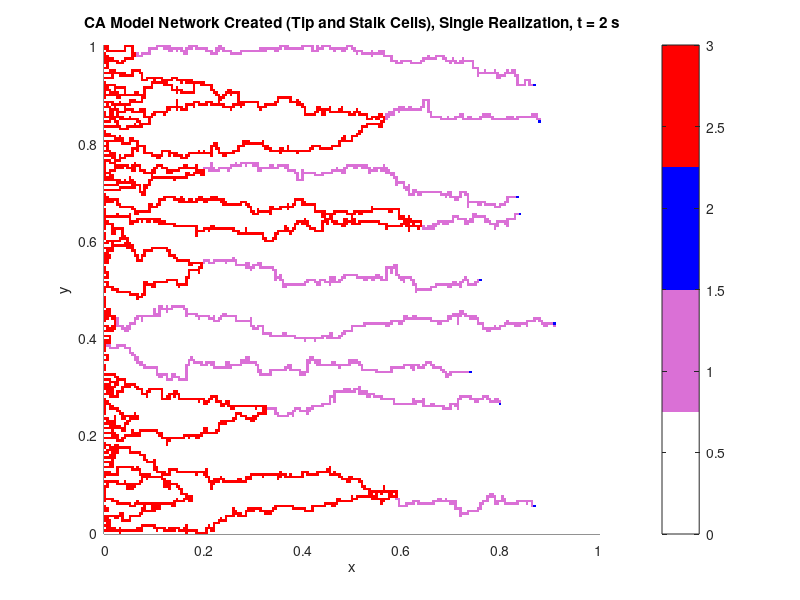

Source code (MATLAB): (Note: this script raises an error after producing the figure.)
function [TC_ColumnAverages, EC_ColumnAverages, TC_ColumnAverage, EC_ColumnAverage, NumberSelfLoops, AverageSelfLoops, NumberTipTipAnastomoses, NumberTipSproutAnastomoses, NumberofTipCellsTime, NumberofBranchEvents, SproutLengths, AverageSproutLength, StDevSproutLength, AverageBranchLength, StDevBranchLength, NumberBacktrackingLoops, BranchLengths, SelfLoopsNoBacktracking, NumberofLargeSelfLoops, Networks, PerfusedNetworks, Perfused_ColumnAverages, Perfused_ColumnAverage, Average2DTipCellNetwork, Average2DStalkCellNetwork, SurvivingSprouts_LateralMovement, SurvivingSprouts_LengthofSprout, SurvivingSprouts_RatioofLateralMovement, SproutsAliveYesNo, ReachedTumorYesNo, TC_Solution, EC_Solution, SummaryStatistics, Parameters, Time] = ABM_2D_Model
% Computes multiple realizations of the ABM originally described in Pillay
% et al. (2017)
%--------------------------------------------------------------------------
%% Name Solution Files
filename = '';
%% Pre allocate solutions, parameters
%------------ Parameters-------------------------------------
Parameters.N = 200 + 1; % Lattice side size, indexed from i,j = 1 to R+1
Parameters.h = 1/(Parameters.N-1); % Cell/Lattice Grid Point Size
Parameters.Q = 2*Parameters.N+50; % Number of cells to track for each branch/sprout
Parameters.P_m = 1; % Probability of Movement
Parameters.P_p = 1e-3; % Branching Probability
Parameters.dt = 1/160; % Time Step
Parameters.k = 100;
Parameters.Tf = 2; % Final Time

Parameters.a_n = true; % Tip-to-Tip Anastomosis (Binary)
Parameters.a_e = true; % Tip-to-Sprout Anastomosis (Binary)
Parameters.EC_Branching_YesNo = false; % Will you add on EC after branching or not (Binary)

% Original TAF Concentration Matrix (c(x,y,t) = x)
c = repmat(linspace(0, 1, Parameters.N), Parameters.N, 1); % TAF Concentration Matrix

% TAF Field Linear in X and Y (c(x,y,t) = 0.5*(x + y))
% c = 0.5*(linspace(0,1,Parameters.N)' + linspace(0,1,Parameters.N));

Parameters.M = 2; % Number of Realizations
% Add on number of realizations to filename:
filename = [filename,'_',num2str(Parameters.M),'Realizations'];

Time = (0:Parameters.dt:Parameters.Tf)';
Lt = length(Time);

TC_ColumnAverages = zeros(Parameters.N, Lt, Parameters.M);
EC_ColumnAverages = zeros(Parameters.N, Lt, Parameters.M);
Perfused_ColumnAverages = zeros(Parameters.N, Lt, Parameters.M);
NumberSelfLoops = zeros(Lt,Parameters.M, 'uint16');
NumberTipTipAnastomoses = NumberSelfLoops;
NumberTipSproutAnastomoses = NumberSelfLoops;
NumberofTipCellsTime = zeros(Lt, Parameters.M, 'uint16');
NumberofBranchEvents = NumberSelfLoops;
NumberBacktrackingLoops = NumberSelfLoops;

SproutLengths = zeros(Parameters.Q, Lt, Parameters.M, 'uint16');
BranchLengths = SproutLengths;
NumberofLargeSelfLoops = zeros(Parameters.M,1, 'uint16');

SurvivingSprouts_LateralMovement = [];
SurvivingSprouts_LengthofSprout = [];
SurvivingSprouts_RatioofLateralMovement = [];

SproutsAliveYesNo = zeros(Parameters.M,1,'logical');
ReachedTumorYesNo = zeros(Parameters.M,1,'logical');
Average2DTipCellNetwork = zeros(Parameters.N,Parameters.N,Lt);
Average2DStalkCellNetwork = zeros(Parameters.N,Parameters.N,Lt);
%--------------------------------------------------------------------------
for R = 1:Parameters.M
    fprintf(['Solving for Realization ',num2str(R),'\n'])
    [~, ~, TC_ColumnAverages(:,:,R), EC_ColumnAverages(:,:,R), Networks, NumberSelfLoops(:,R), NumberTipTipAnastomoses(:,R), NumberTipSproutAnastomoses(:,R), NumberofTipCellsTime(:,R), NumberofBranchEvents(:,R), SproutLengths(:,:,R), NumberBacktrackingLoops(:,R), BranchLengths(:,:,R), NumberofLargeSelfLoops(R), PerfusedNetworks, Perfused_ColumnAverages(:,:,R), ~, TC_Solution, EC_Solution, ~, ~, ~, SproutsAliveYesNo(R), ReachedTumorYesNo(R)] = Pillay_2017_CA;
    Average2DTipCellNetwork = Average2DTipCellNetwork + double(TC_Solution);
    Average2DStalkCellNetwork = Average2DStalkCellNetwork + double(EC_Solution);
end % for R
%% Take averages
% Gives column x Time matrices of size (N x Lt)
Average2DTipCellNetwork = 1/Parameters.M*Average2DTipCellNetwork;
Average2DStalkCellNetwork = 1/Parameters.M*Average2DStalkCellNetwork;
TC_ColumnAverage = mean(TC_ColumnAverages,3);
EC_ColumnAverage = mean(EC_ColumnAverages,3);
Perfused_ColumnAverage = mean(Perfused_ColumnAverages,3);
% These give Lt x 1 matrices, but the final entry is empty (because you're
% counting the number of stuff that happens WITHIN a time step, not AFTER
% it
TotalLoopsFormedNoSelfLoops = double(sum(NumberTipTipAnastomoses + NumberTipSproutAnastomoses, 1));
AverageSelfLoops = mean(double(NumberSelfLoops),2);

AverageSproutLength = mean(double(SproutLengths), 3);
StDevSproutLength = std(double(SproutLengths),0,3);
AverageBranchLength = mean(double(BranchLengths), 3);
StDevBranchLength = std(double(BranchLengths),0,3);

%% Plotting
figure;
imagesc('xdata', 0:Parameters.h:Parameters.h*(Parameters.N-1), 'ydata', 0:Parameters.h:Parameters.h*(Parameters.N-1), 'cdata', (Networks(:,:,end)>0) + 2*(PerfusedNetworks(:,:,end)>0) + logical(TC_Solution(:,:,end)));
axis tight
colormap([1 1 1; 218/255, 112/255, 214/255; 0 0 1; 1 0 0]);
colorbar;
title(['CA Model Network Created (Tip and Stalk Cells), Single Realization, t = ',num2str(Parameters.Tf),' s'])
xlabel('x');
ylabel('y');
figurepalette('show');
saveas(gcf, [filename,'_1_ExampleNetworkwithOverlay@Tf'], 'fig');
saveas(gcf, [filename,'_1_ExampleNetworkwithOverlay@Tf'], 'png');

figure;
imagesc('xdata', 0:Parameters.h:Parameters.h*(Parameters.N-1), 'ydata', 0:Parameters.h:Parameters.h*(Parameters.N-1), 'cdata', Networks(:,:,end));
axis tight
colormap(jet);
colorbar;
title(['CA Model Network Created (Tip and Stalk Cells), Single Realization, t = ',num2str(Parameters.Tf),' s'])
xlabel('x');
ylabel('y');
figurepalette('show')
saveas(gcf, [filename,'_2_ExampleNetwork@Tf'], 'fig');
saveas(gcf, [filename,'_2_ExampleNetwork@Tf'], 'png');

figure;
imagesc('xdata', 0:Parameters.h:Parameters.h*(Parameters.N-1), 'ydata', 0:Parameters.h:Parameters.h*(Parameters.N-1), 'cdata', PerfusedNetworks(:,:,end));
map = [1 1 1; 1 0 0];
axis tight
colormap(map);
% colorbar;
title(['CA Model Perfused Network Created, Single Realization, t = ',num2str(Parameters.Tf),' s'])
xlabel('x');
ylabel('y');
figurepalette('show')
saveas(gcf, [filename,'_3_ExamplePerfusedNetwork@Tf'], 'fig');
saveas(gcf, [filename,'_3_ExamplePerfusedNetwork@Tf'], 'png');

figure;
imagesc('xdata', 0:Parameters.h:Parameters.h*(Parameters.N-1), 'ydata', 0:Parameters.h:Parameters.h*(Parameters.N-1), 'cdata', Average2DTipCellNetwork(:,:,end));
colormap(jet);
axis tight
colorbar;
title(['Average 2D Tip Cell Network Created by CA Model over ',num2str(Parameters.M),' realizations, t = ',num2str(Parameters.Tf),' s']);
xlabel('x');
ylabel('y');
figurepalette('show')
saveas(gcf, [filename,'_4_Average2DTCSolution@Tf'], 'fig');
saveas(gcf, [filename,'_4_Average2DTCSolution@Tf'], 'png');

figure;
imagesc('xdata', 0:Parameters.h:Parameters.h*(Parameters.N-1), 'ydata', 0:Parameters.h:Parameters.h*(Parameters.N-1), 'cdata', Average2DStalkCellNetwork(:,:,end));
colormap(jet);
axis tight
colorbar;
title(['Average 2D Stalk Cell Network Created by CA Model over ',num2str(Parameters.M),' realizations, t = ',num2str(Parameters.Tf),' s']);
xlabel('x');
ylabel('y');
figurepalette('show')
saveas(gcf, [filename,'_5_Average2DECSolution@Tf'], 'fig');
saveas(gcf, [filename,'_5_Average2DECSolution@Tf'], 'png');

figure;
plot(0:Parameters.h:Parameters.h*(Parameters.N-1), TC_ColumnAverage(:,32:32:end));
title(['CA Model Tip Cell Column Average over ',num2str(Parameters.M),' Realizations in increments of 0.5 seconds']);
xlabel('x');
ylabel('N(x,t)');
figurepalette('show')
saveas(gcf, [filename,'_6_TC_ColumnAverage'], 'fig');
saveas(gcf, [filename,'_6_TC_ColumnAverage'], 'png');

figure;
plot(0:Parameters.h:Parameters.h*(Parameters.N-1), EC_ColumnAverage(:,32:32:end));
title(['CA Model Stalk Cell Column Average over ',num2str(Parameters.M),' Realizations in increments of 0.2 seconds']);
xlabel('x');
ylabel('E(x,t)');
figurepalette('show')
saveas(gcf, [filename,'_7_EC_ColumnAverage'], 'fig');
saveas(gcf, [filename,'_7_EC_ColumnAverage'], 'png');

figure;
plot(0:Parameters.h:Parameters.h*(Parameters.N-1), Perfused_ColumnAverage(:, 32:32:end));
title(['CA Model Perfused Cell Column Average over ',num2str(Parameters.M),' Realizations in increments of 0.2 seconds']);
xlabel('x');
ylabel('Average Number of Cells');
figurepalette('show');
saveas(gcf, [filename,'_8_PerfusedCells_ColumnAverage'], 'fig');
saveas(gcf, [filename,'_8_PerfusedCells_ColumnAverage'], 'png');

figure;
plot(Time, mean(NumberofTipCellsTime,2))
title(['Number of Tip Cells per Time, Average over ',num2str(Parameters.M),' Realizations'])
xlabel('t')
ylabel('N_{TC}')
figurepalette('show')
saveas(gcf, [filename,'_9_NumberTipCellsVsTime'], 'fig');
saveas(gcf, [filename,'_9_NumberTipCellsVsTime'], 'png');

figure;
plot(Time, mean(NumberSelfLoops,2))
title(['Number of Self Loops that would have formed per Time, Average over ',num2str(Parameters.M),' Realizations'])
xlabel('t')
ylabel('N_{self loops}')
figurepalette('show')
saveas(gcf, [filename,'_10_NumberSelfLoopsVsTime'], 'fig');
saveas(gcf, [filename,'_10_NumberSelfLoopsVsTime'], 'png');

figure;
bar(1:size(AverageSproutLength, 1), AverageSproutLength(:,end))
title(['Average Sprout Length (original + branches) over ',num2str(Parameters.M),' Realizations @ t = ',num2str(Parameters.Tf),'s']);
xlabel('Number of Cells in Sprout');
ylabel('Average Number of Sprouts')
figurepalette('show');
saveas(gcf, [filename,'_11_SproutLengthHistogram'], 'fig');
saveas(gcf, [filename,'_11_SproutLengthHistogram'], 'png');

figure;
bar(1:size(AverageBranchLength,1), AverageBranchLength(:,end))
title(['Average Length of Branches (not original sprout) over ',num2str(Parameters.M),' realizations @ t = ',num2str(Parameters.Tf),'s']);
xlabel('Number of Cells in Branch');
ylabel('Average Number of Branches');
figurepalette('show');
saveas(gcf, [filename,'_12_BranchLengthHistogram'], 'fig');
saveas(gcf, [filename,'_12_BranchLengthHistogram'], 'png');

figure;
histogram(sum(NumberofBranchEvents,1), 'BinMethod', 'integers');
title(['Histogram of Branching Events from ',num2str(Parameters.M),' Realizations'])
xlabel('Number of Branching Events')
ylabel('N_{realizations}')
figurepalette('show')
saveas(gcf, [filename,'_13_BranchEventHistogram'], 'fig');
saveas(gcf, [filename,'_13_BranchEventHistogram'], 'png');

%% Statistics 
fprintf(['The average total number of loops formed over ',num2str(Parameters.Tf),' seconds and ',num2str(Parameters.M),' realizations (no self-loops over 10 cells) is \n']);
fprintf([num2str(mean(TotalLoopsFormedNoSelfLoops)),'\n']);

fprintf('The standard deviation from this mean value is \n');
fprintf([num2str(std(TotalLoopsFormedNoSelfLoops)),'\n']);

fprintf(['The average number of self-loops that would have formed over ',num2str(Parameters.M),' realizations and ',num2str(Parameters.Tf),' seconds is \n']);
fprintf([num2str(mean(sum(NumberSelfLoops, 1))),'\n']);

fprintf('The standard deviation from this mean value is \n');
fprintf([num2str(std(sum(NumberSelfLoops, 1))),'\n']);

fprintf(['The average proportion of loops formed from tip-tip anastomosis events to total loops over ',num2str(Parameters.M),' realizations and ',num2str(Parameters.Tf),' seconds is \n']);
fprintf([num2str(mean(sum(NumberTipTipAnastomoses, 1)./TotalLoopsFormedNoSelfLoops)),'\n']);

fprintf('The standard deviation from this mean value is \n');
fprintf([num2str(std(sum(NumberTipTipAnastomoses, 1)./TotalLoopsFormedNoSelfLoops)),'\n']);

fprintf(['The average proportion of loops formed from tip-sprout anastomosis events to total loops over ',num2str(Parameters.M),' realizations and ',num2str(Parameters.Tf),' seconds is \n']);
fprintf([num2str(mean(sum(NumberTipSproutAnastomoses, 1)./TotalLoopsFormedNoSelfLoops)),'\n']);

fprintf('The standard deviation from this mean value is \n');
fprintf([num2str(std(sum(NumberTipSproutAnastomoses, 1)./TotalLoopsFormedNoSelfLoops)),'\n']);

fprintf(['The average proportion of self-loops from backtracking to the number of self loops over ',num2str(Parameters.M),' realizations and ',num2str(Parameters.Tf),' seconds is \n']);
fprintf([num2str(mean(sum(NumberBacktrackingLoops, 1)./sum(NumberSelfLoops, 1))),'\n']);

fprintf('The standard deviation from this mean value is \n');
fprintf([num2str(std(sum(NumberBacktrackingLoops, 1)./sum(NumberSelfLoops, 1))),'\n']);

SelfLoopsNoBacktracking = NumberSelfLoops-NumberBacktrackingLoops;

fprintf(['The average total number of branches that formed over ',num2str(Parameters.Tf),' seconds and ',num2str(Parameters.M),' realizations is \n']);
fprintf([num2str(mean(sum(NumberofBranchEvents,1))),'\n']);

fprintf('The standard deviation from this mean value is \n');
fprintf([num2str(std(sum(NumberofBranchEvents,1))),'\n']);

fprintf(['The average number of self-loops that would have formed within ',num2str(Parameters.Tf),' seconds and ',num2str(Parameters.M),' realizations that are 11 cells long or more is \n']);
fprintf([num2str(mean(NumberofLargeSelfLoops)),'\n'])

fprintf('The standard deviation from this mean value is \n');
fprintf([num2str(std(double(NumberofLargeSelfLoops))),'\n'])

fprintf('The probability of having at least one sprout survive is \n');
fprintf([num2str(mean(SproutsAliveYesNo)),'\n'])

fprintf('The standard deviation from this mean value is \n');
fprintf([num2str(std(SproutsAliveYesNo)),'\n'])

fprintf(['The probability of reaching the tumor within ',num2str(Parameters.Tf),' s is \n']);
fprintf([num2str(mean(ReachedTumorYesNo)),'\n'])

fprintf('The standard deviation from this mean value is \n');
fprintf([num2str(std(ReachedTumorYesNo)),'\n'])

fprintf(['The average number of tip cells that have survived after ',num2str(Parameters.Tf),' s is \n']);
fprintf([num2str(mean(NumberofTipCellsTime(end,:))),'\n'])

fprintf('The standard deviation from this mean value is \n');
fprintf([num2str(std(double(NumberofTipCellsTime(end,:)))),'\n']);

% Also Output these statistics as a table for easier data collection:
stats_descriptions = {'Number of Total Loops'; ...
    'Proportion of Tip-Tip Anastomosis Events'; ...
    'Proportion of Tip-Sprout Anastomosis Events';...
    'Number of Branch Events';...
    'Number of Tip Cells at Final Time';...
    'Proportion of Realizations with Surviving Sprouts at Final Time';...
    'Proportion of Realizations that Reached the Tumor';...
    'Number of Successful Self Loops > 10 cells';...
    'Number of Failed Self Loops <= 10 cells (repeats possible)';...
    'Proportion of Failed Self Loops Resulting from Backtracking'
    };
Mean = [mean(TotalLoopsFormedNoSelfLoops); ...
    mean(sum(NumberTipTipAnastomoses, 1)./TotalLoopsFormedNoSelfLoops);...
    mean(sum(NumberTipSproutAnastomoses, 1)./TotalLoopsFormedNoSelfLoops);...
    mean(sum(NumberofBranchEvents,1));...
    mean(NumberofTipCellsTime(end,:));...
    mean(SproutsAliveYesNo);...
    mean(ReachedTumorYesNo);...
    mean(NumberofLargeSelfLoops);...
    mean(sum(NumberSelfLoops, 1));...
    mean(sum(NumberBacktrackingLoops, 1)./sum(NumberSelfLoops, 1))
    ];
Standard_Deviation = [std(TotalLoopsFormedNoSelfLoops);...
    std(sum(NumberTipTipAnastomoses, 1)./TotalLoopsFormedNoSelfLoops);...
    std(sum(NumberTipSproutAnastomoses, 1)./TotalLoopsFormedNoSelfLoops);...
    std(sum(NumberofBranchEvents,1));...
    std(double(NumberofTipCellsTime(end,:)));...
    std(SproutsAliveYesNo);...
    std(ReachedTumorYesNo);...
    std(double(NumberofLargeSelfLoops));...
    std(sum(NumberSelfLoops, 1));...
    std(sum(NumberBacktrackingLoops, 1)./sum(NumberSelfLoops, 1))
    ];
SummaryStatistics = table(Mean, ...
    Standard_Deviation, 'RowNames', stats_descriptions);
%% Write CSV Files for use in 2D PDE Model
i = find(Time==0.2);
X = reshape(repmat(linspace(0,1,Parameters.N),Parameters.N,1),Parameters.N^2,1);
Y = repmat(linspace(0,1,Parameters.N)', Parameters.N, 1);
csvwrite([filename,'_Average2DStalkCellNetwork.csv'], [X, Y, reshape(Average2DStalkCellNetwork(:,:,i), Parameters.N^2, 1)]);
csvwrite([filename,'_Average2DTipCellNetwork.csv'], [X, Y, reshape(Average2DTipCellNetwork(:,:,i), Parameters.N^2, 1)]);

csvwrite([filename, '_1DTipCellNetworkIC.csv'], [linspace(0,1,Parameters.N)', TC_ColumnAverage(:,i)]);
csvwrite([filename, '_1DStalkCellNetworkIC.csv'], [linspace(0,1,Parameters.N)', EC_ColumnAverage(:,i)]);

%% Write Video Files using the Data You've Collected
PillayCA_WriteVideos(filename, Networks, PerfusedNetworks, BranchLengths, SproutLengths, Time, Average2DStalkCellNetwork, Average2DTipCellNetwork, TC_Solution);

%% Save Workspace for Future Reference
save([filename,'.mat']);
%--------------------------------------------------------------------------
%% Subfunctions
function [Time, Sprouts, TC_ColumnAverage, EC_ColumnAverage, Network, NumberofSelfLoops, NumberTipTipAnastomoses, NumberTipSproutAnastomoses, NumberofTipCells, NumberofBranchEvents, SproutLengths, NumberofBackTrackingLoops, BranchLengths, NumberofLargeSelfLoops, PerfusedNetwork, Perfused_ColumnAverage, TC_Matrix, TC_Solution, EC_Solution, LateralMovement, LengthofSprout, RatioofLateralMovement, SurvivingSproutsYesNo, ReachedTumorYesNo] = Pillay_2017_CA
% 2D CA Model from Pillay et al.
% Output:     Time, a T x 1 vector containing the time points of the
%               simulation
%             Network, X x Y x T array of cell positions at every unit of
%               time 
%             TC_Matrix, a matrix containing (row,col) location of all tip
%               cells
%             NumberofTipCells, a T x 1 vector containing the number
%               of tip cells at a time point
% Steady State Linear TAF Concentration: c(x,y,t) = x
%--------------------------------------------------------------------------
%----------- Solution/Storage Matrices ----------------------
Time = (0:Parameters.dt:Parameters.Tf)'; % Vector of times
Lt = length(Time);

% Initial Condition
TC_Matrix = uint16([(2:2:Parameters.N)', ones(length(2:2:Parameters.N),1)]);
Network = zeros(Parameters.N, Parameters.N, Lt, 'uint8'); % 3D array that stores cell occupancy at all time points (TC = EC = 1)
Network(sub2ind([Parameters.N,Parameters.N,Lt], TC_Matrix(:,1), TC_Matrix(:,2))) = 1; % Initial Condition

TC_Solution = uint8(Network);
EC_Solution = zeros(Parameters.N, Parameters.N, Lt, 'uint8');

NumberofSelfLoops = zeros(Lt, 1, 'uint16'); % Track the total number of self tip-sprout loops that would have been formed at every time step
NumberTipTipAnastomoses = NumberofSelfLoops; % Tracks the total number of tip-tip loop formation at every time step
NumberTipSproutAnastomoses = NumberofSelfLoops; % Tracks successful tip-sprout loop formation at every time step
NumberofBackTrackingLoops = NumberofSelfLoops; % Tracks the number of self loops formed by backtracking
NumberofLargeSelfLoops = 0; % Tracks the number of self loops that are 11 cells long or more
%% 5/24/19: Commented out Sprouts to put in the History matrix instead (code is the same, just different names and matrix sizes)
% Create a matrix containing the (x,y) location of TC Paths for every
% live tip cell
Sprouts = zeros(1000, 2, size(TC_Matrix, 1), 'uint16'); 
% Assumes here that no more than 1000 ECs will be created in the loop and
% that branching events create no more than 50 extra tips

% Create a matrix containing the (row, col) location of the last 10 (or last single) TC
% locations
Path_History = zeros(10, 2, size(TC_Matrix,1),'uint16');

% Create a vector that tracks how many branching points occur vs time
NumberofBranchEvents = NumberofSelfLoops;
BranchLengths = zeros(Parameters.Q,Lt, 'uint16');
Branch_EC_Counter = zeros(0,0,'uint16');
BranchIndices = zeros(0,0,'uint16');



% Note: any cell > 0, Empty Site == 0.
EC_Counter = zeros(size(TC_Matrix,1),1, 'uint16'); % Will keep count of how long the sprout is
NumberofTipCells = zeros(Lt, 1, 'uint16'); % Keeps Track of Number of active tip cells
NumberofTipCells(1) = size(TC_Matrix,1);
index_store = zeros(0,0,'uint16');

SproutLengths = zeros(Parameters.Q, Lt, 'uint16'); % Stores both the original vessels AND branches
SproutLengths(1) = size(TC_Matrix,1);

PerfusedNetwork = zeros(Parameters.N,Parameters.N,Lt, 'logical');
PerfusedNetworkSubs = zeros(0,0,'uint16');

t = 1;
while t<Lt
    % Drop Stalk Cells where TCs used to be
    Network(:,:,t+1) = Network(:,:,t);
    PerfusedNetwork(:,:,t+1) = PerfusedNetwork(:,:,t);
    EC_Solution(:,:,t+1) = EC_Solution(:,:,t) + EC_Solution(:,:,t+1);
    TC_Solution(:,:,t+1) = TC_Solution(:,:,t);
    
    % Included as of 6/4/19
    SproutLengths(:,t+1) = SproutLengths(:,t+1)+SproutLengths(:,t);
    BranchLengths(:,t+1) = BranchLengths(:,t+1)+BranchLengths(:,t);
    
    if size(TC_Matrix,1) ~=0 % As long as you have tip cells,      
    % Choose R TCs at Random with Replacement
    R1 = randi(size(TC_Matrix,1),size(TC_Matrix,1),1);
    for ii = 1:length(R1)
        %% Step 1: Movement/Anastomosis
        % Draw a uniformly distributed random number
        r = rand;
        if r <= Parameters.P_m && ~isnan(R1(ii)) && any(TC_Matrix(R1(ii),1))
            % Record all sprouts
            % Add on another EC to the length of the sprout
            EC_Counter(R1(ii)) = EC_Counter(R1(ii)) + 1; % Storage index for the particular sprout you are at
            % Add on another EC to the length of the branch, if sprout
            % originated from a branching event
            Branch_EC_Counter(BranchIndices==R1(ii)) = Branch_EC_Counter(BranchIndices==R1(ii))+1;
            Sprouts(EC_Counter(R1(ii)), :, R1(ii)) = TC_Matrix(R1(ii),:);
            % 5/24/19: Added the following 2 lines for Path_History array
            % (store the last 10 paths, first row is newest, last row is
            % oldest)
            Path_History(2:end, :, R1(ii)) = Path_History(1:end-1, :, R1(ii));
            Path_History(1, :, R1(ii)) = TC_Matrix(R1(ii),:);
            % Delete the TC from the network, add it to the stalk cell network
            EC_Solution(sub2ind([Parameters.N,Parameters.N,Lt], TC_Matrix(R1(ii),1), TC_Matrix(R1(ii),2), t+1)) = EC_Solution(sub2ind([Parameters.N,Parameters.N,Lt], TC_Matrix(R1(ii),1), TC_Matrix(R1(ii),2), t+1))+1;
            TC_Solution(sub2ind([Parameters.N,Parameters.N,Lt], TC_Matrix(R1(ii),1), TC_Matrix(R1(ii),2), t+1)) = TC_Solution(sub2ind([Parameters.N,Parameters.N,Lt], TC_Matrix(R1(ii),1), TC_Matrix(R1(ii),2), t+1))-1;
            %% Movement
            % Draw a random number S in [0,1]
            S = rand;
            % Determine g_x, g_y for Probabilities
            if TC_Matrix(R1(ii), 2) ~= 1 && TC_Matrix(R1(ii),2)~= Parameters.N && TC_Matrix(R1(ii),1)~=1 && TC_Matrix(R1(ii),1)~=Parameters.N
            g_x = Parameters.k*(c(sub2ind(size(c), TC_Matrix(R1(ii),1), TC_Matrix(R1(ii),2)+1))-c(sub2ind(size(c), TC_Matrix(R1(ii),1), TC_Matrix(R1(ii),2)-1)));
            g_y = Parameters.k*(c(sub2ind(size(c), TC_Matrix(R1(ii),1)+1, TC_Matrix(R1(ii),2)))-c(sub2ind(size(c), TC_Matrix(R1(ii),1)-1, TC_Matrix(R1(ii),2))));
            else
                if TC_Matrix(R1(ii), 2) == 1
                    g_x = Parameters.k*(c(sub2ind(size(c), TC_Matrix(R1(ii),1), TC_Matrix(R1(ii),2)+2))-c(sub2ind(size(c), TC_Matrix(R1(ii),1), TC_Matrix(R1(ii),2))));
                elseif TC_Matrix(R1(ii),2)== Parameters.N
                    g_x = Parameters.k*(c(sub2ind(size(c), TC_Matrix(R1(ii),1), TC_Matrix(R1(ii),2)))-c(sub2ind(size(c), TC_Matrix(R1(ii),1), TC_Matrix(R1(ii),2)-2)));
                elseif TC_Matrix(R1(ii), 2) ~= 1 && TC_Matrix(R1(ii), 2) ~= Parameters.N
                    g_x = Parameters.k*(c(sub2ind(size(c), TC_Matrix(R1(ii),1), TC_Matrix(R1(ii),2)+1))-c(sub2ind(size(c), TC_Matrix(R1(ii),1), TC_Matrix(R1(ii),2)-1)));
                end
                if TC_Matrix(R1(ii),1)==1
                    g_y = Parameters.k*(c(sub2ind(size(c), TC_Matrix(R1(ii),1)+2, TC_Matrix(R1(ii),2)))-c(sub2ind(size(c), TC_Matrix(R1(ii),1), TC_Matrix(R1(ii),2))));
                elseif TC_Matrix(R1(ii),1)==Parameters.N
                    g_y = Parameters.k*(c(sub2ind(size(c), TC_Matrix(R1(ii),1), TC_Matrix(R1(ii),2)))-c(sub2ind(size(c), TC_Matrix(R1(ii),1)-2, TC_Matrix(R1(ii),2))));
                elseif TC_Matrix(R1(ii),1)~=1 && TC_Matrix(R1(ii),1)~=Parameters.N
                    g_y = Parameters.k*(c(sub2ind(size(c), TC_Matrix(R1(ii),1)+1, TC_Matrix(R1(ii),2)))-c(sub2ind(size(c), TC_Matrix(R1(ii),1)-1, TC_Matrix(R1(ii),2))));
                end
            end % if TC_Matrix
            assert(abs(g_x)<=1+2e-15, 'g_x is greater than 1. Adjust k.');
            assert(abs(g_y)<=1+2e-15, 'g_y is greater than 1. Adjust k.');
            if S < (1-g_x)/4
                if TC_Matrix(R1(ii),2)~=1
                % Move Left if you're not at boundary
                TC_Matrix(R1(ii), 2) = TC_Matrix(R1(ii),2)-1;
                assert(TC_Matrix(R1(ii),2)>0, 'Out of range subscript.');
                end
            elseif S>=(1-g_x)/4 && S<0.5
                if TC_Matrix(R1(ii),2)~=Parameters.N
                % Move Right if you're not at boundary
                TC_Matrix(R1(ii), 2) = TC_Matrix(R1(ii),2)+1;
                assert(TC_Matrix(R1(ii),2)<(Parameters.N+1), 'Out of range subscript.');
                end
            elseif S>=0.5 && S<0.5 + (1-g_y)/4
                if TC_Matrix(R1(ii),1)~=1 
                % Move Down if you're not at boundary
                TC_Matrix(R1(ii),1) = TC_Matrix(R1(ii),1)-1;
                assert(TC_Matrix(R1(ii),1)>0, 'Out of range subscript.');
                end
            else
                if TC_Matrix(R1(ii),1)~=Parameters.N
                % Move Up if you're not at boundary
                TC_Matrix(R1(ii),1) = TC_Matrix(R1(ii),1)+1;
                assert(TC_Matrix(R1(ii),1)<(Parameters.N+1), 'Out of range subscript.');
                end
            end % if S
            
            %% Make sure you update the length of the sprout
            SproutLengths(EC_Counter(R1(ii)), t+1) = SproutLengths(EC_Counter(R1(ii)), t+1)-1;
            SproutLengths(EC_Counter(R1(ii))+1, t+1) = SproutLengths(EC_Counter(R1(ii))+1, t+1)+1;
            % Branch_EC_Counter has already been incremented to account
            % for additional EC, but must add 1 in second line so that
            % TC is also accounted for
            BranchLengths(Branch_EC_Counter(BranchIndices==R1(ii)), t+1) = BranchLengths(Branch_EC_Counter(BranchIndices==R1(ii)), t+1)-1;
            BranchLengths(Branch_EC_Counter(BranchIndices==R1(ii))+1, t+1) = BranchLengths(Branch_EC_Counter(BranchIndices==R1(ii))+1, t+1)+1;
            %% Anastomosis    
            % Tip-to-Tip Anastomosis
            % NB: Tip-Tip Anastomosis will take priority over all other
            % anastomosis events
            AnastomosisEventOccured = false;
            Z = ismember(TC_Matrix, TC_Matrix(R1(ii),:), 'rows');
            if Parameters.a_n && sum(Z)>1
                % Record successful tip-tip loop formation
                NumberTipTipAnastomoses(t+1) = NumberTipTipAnastomoses(t+1)+1;
                
                % Find all tip cells that are located at the location of
                % TC_Matrix (In practice the number of tip cells colliding
                % can be greater than 2, since branching can deposit a TC
                % onto a location already occupied by a TC). For
                % simplicity, we have chosen to delete all TCs in this
                % location.
                SproutsIndices = find(Z==1);
                % Remove the TCs (potentially more than 1) that you collide with from the network
                TC_Solution(sub2ind(size(TC_Solution), TC_Matrix(R1(ii),1), TC_Matrix(R1(ii),2), t+1)) = TC_Solution(sub2ind(size(TC_Solution), TC_Matrix(R1(ii),1), TC_Matrix(R1(ii),2), t+1))-(sum(Z)-1);
                % Create an EC here
                EC_Solution(sub2ind(size(TC_Solution), TC_Matrix(R1(ii),1), TC_Matrix(R1(ii),2), t+1)) = EC_Solution(sub2ind(size(TC_Solution), TC_Matrix(R1(ii),1), TC_Matrix(R1(ii),2), t+1))+1;
                Sprouts(EC_Counter(R1(ii))+1,:,R1(ii)) = TC_Matrix(R1(ii),:);
                % This preserves indexing of TC Matrix so that you actually
                % drop a perfused cell where the TCs collided
                EC_Counter(R1(ii)) = EC_Counter(R1(ii))+1;
                % Collect the (row, col) indices of the perfused
                % tip/endothelial cells
                % If the number of TCs colliding is
                % greater than 2, then the following line of code captures
                % all sprouts that collided:
                for iq = 1:length(SproutsIndices)
                    PerfusedNetworkSubs = [PerfusedNetworkSubs; Sprouts(1:EC_Counter(SproutsIndices(iq)),:,SproutsIndices(iq))];
                end % for iq                
                
                % If one/both of these vessels was formed from a branch,
                [C, index_deletion] = intersect(BranchIndices,SproutsIndices);
                if ~isempty(C)
                    % Delete BranchIndices
                    Branch_EC_Counter(index_deletion) = NaN;
                    BranchIndices(index_deletion) = NaN;
                end % if ~isempty(C)

                % Delete all TCs that collide
                TC_Matrix(Z,:) = NaN; % Delete all the TCs that are in the location
                EC_Counter(Z) = NaN; % Must stop all sprouts from growing further also
                index_store = [index_store; SproutsIndices]; % This stores which matrices in the 3D array Sprouts that we will have to remove (so that we correctly reindex at the end of a time step)
                Sprouts(end,1,Z) = NaN;

                Path_History(end,1,Z) = NaN;
                R1(R1 == ismember(R1, SproutsIndices)) = NaN; % Delete any further instances of these TCs moving
                AnastomosisEventOccured = true;
            % Tip-to-Sprout Anastomosis
            elseif Parameters.a_e && ~AnastomosisEventOccured && EC_Solution(sub2ind(size(EC_Solution), TC_Matrix(R1(ii),1), TC_Matrix(R1(ii),2), t+1)) && ~TC_Solution(sub2ind(size(TC_Solution), TC_Matrix(R1(ii),1), TC_Matrix(R1(ii),2), t+1))
                if ~ismember(TC_Matrix(R1(ii),:), Path_History(:,:,R1(ii)), 'rows')
                    % Record successful tip-sprout loop formation
                    NumberTipSproutAnastomoses(t+1) = NumberTipSproutAnastomoses(t+1) + 1;
                    
                    % Record successful self-loop formation that actually
                    % resulted in an anastomosis event (ie., if you're
                    % colliding more than 10 cells away from a TC)
                    if EC_Counter(R1(ii))>=11 && ~ismember(TC_Matrix(R1(ii),:), Sprouts(EC_Counter(R1(ii))-9:EC_Counter(R1(ii)), :, R1(ii)), 'rows')
                        NumberofLargeSelfLoops = NumberofLargeSelfLoops + 1;
                    end % if you successfully collide with your own sprout
                    
                    % Collect (row, col) data of Perfused Network
                        % Find which sprout you intersected with
                    if PerfusedNetwork(sub2ind(size(PerfusedNetwork), TC_Matrix(R1(ii),1), TC_Matrix(R1(ii),2), t+1)) ~= 1
                        PerfusedNetworkSubs = [PerfusedNetworkSubs; Sprouts(1:EC_Counter(R1(ii)),:,R1(ii)); TC_Matrix(R1(ii),:)];
                        CheckPageNumber = zeros(size(Sprouts,3),1);
                        for iv = 1:size(Sprouts,3)
                            CheckPageNumber(iv) = ismember(TC_Matrix(R1(ii),:), Sprouts(:,:,iv), 'rows');
                        end
                            CheckPageNumber(R1(ii)) = 0;
                            V = find(CheckPageNumber==1, 1);
                            if ~isempty(EC_Counter(V))
                                % The above line checks to make sure you
                                % are colliding with a sprout that has
                                % already anastomosized - everything should
                                % be perfused already, so you don't have to
                                % add any new subscripts to
                                % PerfusedNetworkSubs.
                                
                                % If you collided with a sprout that has
                                % NOT anastomosized yet, the following
                                % lines of code will find the active sprout
                                % you collided with
                                % Find the last occurence of the EC that
                                % you collided with
                                [~, EC_Index] = intersect(flipud(Sprouts(:,:,V)), TC_Matrix(R1(ii),:), 'rows');
                                EC_Index = size(Sprouts,1)+1-EC_Index;
                                % Perfusion is everywhere up to and
                                % including that EC cell
                                PerfusedNetworkSubs = [PerfusedNetworkSubs; Sprouts(1:EC_Index, :, V)];
                            end
                    else
                        PerfusedNetworkSubs = [PerfusedNetworkSubs; Sprouts(1:EC_Counter(R1(ii)),:,R1(ii))];
                    end % if you are colliding with an already perfused network

                    if ismember(R1(ii), BranchIndices)
                        Branch_EC_Counter(BranchIndices==R1(ii)) = NaN;
                        BranchIndices(BranchIndices==R1(ii)) = NaN;
                    end % if ismember
                    % Delete the TC that collides with an EC
                    TC_Matrix(R1(ii),:) = [NaN, NaN];
                    EC_Counter(R1(ii)) = NaN;   
                    index_store = [index_store; R1(ii)];
                    Sprouts(end,1,R1(ii)) = NaN;
                    % 5/24/19: Following line is new code for Path_History
                    % stuff
                    Path_History(end,1,R1(ii)) = NaN;
                    R1(R1 == R1(ii)) = NaN; % Delete any further instances of this TC moving
                else
                    %% If self-loop would be formed, act as if anastomosis didn't happen
                    NumberofSelfLoops(t+1) = NumberofSelfLoops(t+1)+1;
                    
                    % If self-loop occured by backtracking, record it
                    % 5/24/19: Following line is new code for Path_History
                    % stuff
                    if EC_Counter(R1(ii))~=1 && ismember(TC_Matrix(R1(ii),:),Path_History(2,:,R1(ii)),'rows')
                        NumberofBackTrackingLoops(t+1) = NumberofBackTrackingLoops(t+1)+1;
                    end % if EC_Counter(R1(...
                    
                    % Put back the TC to the network and the TC solution
                    % arrays
                    Network(sub2ind([Parameters.N,Parameters.N,Lt], TC_Matrix(R1(ii),1), TC_Matrix(R1(ii),2), t+1)) = Network(sub2ind([Parameters.N,Parameters.N,Lt], TC_Matrix(R1(ii),1), TC_Matrix(R1(ii),2), t+1))+1;
                    TC_Solution(sub2ind(size(TC_Solution), TC_Matrix(R1(ii),1), TC_Matrix(R1(ii),2), t+1)) = TC_Solution(sub2ind(size(TC_Solution), TC_Matrix(R1(ii),1), TC_Matrix(R1(ii),2), t+1)) + 1;
                end % if TC doesn't collide with its own sprout, annihilate
            else
            % Add in the new positions of Tip Cells if anastomosis doesn't
            % occur
            Network(sub2ind([Parameters.N,Parameters.N,Lt], TC_Matrix(R1(ii),1), TC_Matrix(R1(ii),2), t+1)) = Network(sub2ind([Parameters.N,Parameters.N,Lt], TC_Matrix(R1(ii),1), TC_Matrix(R1(ii),2), t+1))+1;
            TC_Solution(sub2ind(size(TC_Solution), TC_Matrix(R1(ii),1), TC_Matrix(R1(ii),2), t+1)) = TC_Solution(sub2ind(size(TC_Solution), TC_Matrix(R1(ii),1), TC_Matrix(R1(ii),2), t+1)) + 1;
            end % if Parameters.a_n
        end % if r
    end % for ii
    
    % These lines of code delete terminated sprouts from the 3D arrays, so
    % that when you delete all NaN variables in TC_Matrix and EC_Counter,
    % you don't accidentally change the indexing between arrays
    if any(~all(TC_Matrix))
        % Reset indices for Branches, for calculating lengths
        for vv = 1:length(BranchIndices)
            BranchIndices(vv) = BranchIndices(vv)-sum(index_store<BranchIndices(vv));
        end % for vv
        for qq = 1:length(index_store)
            if index_store(qq) ~=1 && index_store(qq) ~= size(TC_Matrix,1)
                Sprouts = cat(3, Sprouts(:,:,1:index_store(qq)-1), Sprouts(:,:,index_store(qq)+1:end));
                Path_History = cat(3, Path_History(:,:,1:index_store(qq)-1), Path_History(:,:,index_store(qq)+1:end));
                index_store(index_store>index_store(qq)) = index_store(index_store>index_store(qq))-1;
            elseif index_store(qq) == 1
                Sprouts = Sprouts(:,:,index_store(qq)+1:end);
                Path_History = Path_History(:,:,index_store(qq)+1:end);
                index_store(index_store>index_store(qq)) = index_store(index_store>index_store(qq))-1;
            else
                Sprouts = Sprouts(:,:,1:index_store(qq)-1);
                Path_History = Path_History(:,:,1:index_store(qq)-1);
            end % if index_store(qq)
        end % for qq
        index_store = zeros(0,0,'uint16'); % Reset index storage vector for next round
    end % if any(any(...

    % Delete all annihilated TCs after movement steps are done
    EC_Counter(TC_Matrix(:,1)==0) = [];
    TC_Matrix(TC_Matrix(:,1)==0,:) = []; 
    Branch_EC_Counter(BranchIndices==0) = []; % Freeze any branch lengths that had an anastomosis event
    BranchIndices(BranchIndices==0) = [];
    assert(size(TC_Matrix,1)==sum(sum(TC_Solution(:,:,t+1))), 'The number of tip cells in the network being visualized is not equal to those being tracked. You have lost count of some tip cells.');
    end % if size(TC_Matrix, 1) ~=0
    %% Step 2: Branching
    if size(TC_Matrix,1)~=0
    % Choose R tip cells at random with replacement
    R2 = randi(size(TC_Matrix,1), size(TC_Matrix,1), 1);
    for jj = 1:length(R2)
        % Chose a uniformly distributed random number
        if ~isnan(R2(jj))
        r = rand;
        % Calculate Branching Probability at the Tip Cell's location
        
        % Original Model: Branching is Dependent on TAF Concentration
        P_b = Parameters.P_p*c(sub2ind(size(c), TC_Matrix(R2(jj),1), TC_Matrix(R2(jj),2)));
        
        if r <= P_b
           %% Add on endothelial cell where you are, if you add EC after branching
           if Parameters.EC_Branching_YesNo
            Network(sub2ind([Parameters.N,Parameters.N,Lt], TC_Matrix(R2(jj),1), TC_Matrix(R2(jj),2), t+1)) = Network(sub2ind([Parameters.N,Parameters.N,Lt], TC_Matrix(R2(jj),1), TC_Matrix(R2(jj),2), t+1))+1;
            EC_Solution(sub2ind([Parameters.N,Parameters.N,Lt], TC_Matrix(R2(jj),1), TC_Matrix(R2(jj),2), t+1)) = EC_Solution(sub2ind([Parameters.N,Parameters.N,Lt], TC_Matrix(R2(jj),1), TC_Matrix(R2(jj),2), t+1))+1;
            SproutLengths(EC_Counter(R2(jj))+1,t+1) = SproutLengths(EC_Counter(R2(jj))+1,t+1)-1;
            SproutLengths(EC_Counter(R2(jj))+2,t+1) = SproutLengths(EC_Counter(R2(jj))+2,t+1)+1;
           end % if Parameters.EC_Branching_YesNo == 1
           
           %% Record position of Tip Cell
           Sprouts(EC_Counter(R2(jj))+1, :, R2(jj)) = TC_Matrix(R2(jj),:);
           
           %% Record a successful branching event
           NumberofBranchEvents(t+1) = NumberofBranchEvents(t+1) + 1;

           %% Delete tip Cell from Solution Arrays
           Network(sub2ind([Parameters.N,Parameters.N,Lt], TC_Matrix(R2(jj),1), TC_Matrix(R2(jj),2), t+1)) = Network(sub2ind([Parameters.N,Parameters.N,Lt], TC_Matrix(R2(jj),1), TC_Matrix(R2(jj),2), t+1))-1;
           TC_Solution(sub2ind([Parameters.N,Parameters.N,Lt], TC_Matrix(R2(jj),1), TC_Matrix(R2(jj),2), t+1)) = TC_Solution(sub2ind([Parameters.N,Parameters.N,Lt], TC_Matrix(R2(jj),1), TC_Matrix(R2(jj),2), t+1))-1;
           %% First Tip Cell branching
           if TC_Matrix(R2(jj),1) ~= 1
            % Branch in y-direction only
            TC_Matrix(R2(jj), 1) = TC_Matrix(R2(jj), 1) - 1;
            assert(TC_Matrix(R2(jj),1)>0, 'Out of range subscript.');
             % Adjust Solution Matrix
            Network(sub2ind([Parameters.N,Parameters.N,Lt], TC_Matrix(R2(jj),1), TC_Matrix(R2(jj),2), t+1)) = Network(sub2ind([Parameters.N,Parameters.N,Lt], TC_Matrix(R2(jj),1), TC_Matrix(R2(jj),2), t+1)) + 1;
            TC_Solution(sub2ind([Parameters.N,Parameters.N,Lt], TC_Matrix(R2(jj),1), TC_Matrix(R2(jj),2), t+1)) = TC_Solution(sub2ind([Parameters.N,Parameters.N,Lt], TC_Matrix(R2(jj),1), TC_Matrix(R2(jj),2), t+1)) + 1;
           else
                % No flux is reflecting - stay where you are
                % Adjust Solution Matrix
           Network(sub2ind([Parameters.N,Parameters.N,Lt], TC_Matrix(R2(jj),1), TC_Matrix(R2(jj),2), t+1)) = Network(sub2ind([Parameters.N,Parameters.N,Lt], TC_Matrix(R2(jj),1), TC_Matrix(R2(jj),2), t+1)) + 1;
           TC_Solution(sub2ind([Parameters.N,Parameters.N,Lt], TC_Matrix(R2(jj),1), TC_Matrix(R2(jj),2), t+1)) = TC_Solution(sub2ind([Parameters.N,Parameters.N,Lt], TC_Matrix(R2(jj),1), TC_Matrix(R2(jj),2), t+1)) + 1;
           end

           %% New Tip Cell branching/creation
           if TC_Matrix(R2(jj),1)+2<=Parameters.N
               % Branch in y-direction only, top endothelial cell
               TC_Matrix = [TC_Matrix; [TC_Matrix(R2(jj),1) + 2, TC_Matrix(R2(jj),2)]];
               assert(TC_Matrix(R2(jj),1)<(Parameters.N+1), 'Out of range subscript.');
           else
               % Reflecting BC - Stay where you are
               TC_Matrix = [TC_Matrix; [TC_Matrix(R2(jj),1) + 1, TC_Matrix(R2(jj),2)]];
           end
           % Adjust Solution Matrix
           Network(sub2ind([Parameters.N,Parameters.N,Lt], TC_Matrix(end,1), TC_Matrix(end,2), t+1)) = Network(sub2ind([Parameters.N,Parameters.N,Lt], TC_Matrix(end,1), TC_Matrix(end,2), t+1))+1;
           TC_Solution(sub2ind([Parameters.N,Parameters.N,Lt], TC_Matrix(end,1), TC_Matrix(end,2), t+1)) = TC_Solution(sub2ind([Parameters.N,Parameters.N,Lt], TC_Matrix(end,1), TC_Matrix(end,2), t+1))+1;

           % Define a new sprout as beginning where the TC cell is, while
           % keeping the complete history of the parent sprout                     
           Sprouts = cat(3, Sprouts, Sprouts(:,:,R2(jj)));
           Path_History = cat(3, Path_History, Path_History(:,:,R2(jj)));
           
           % Include if you add EC after branching
           if Parameters.EC_Branching_YesNo
              Path_History(3:end, :, R2(jj)) = Path_History(1:end-2, :, R2(jj));
              Path_History(2, :, R2(jj)) = Sprouts(EC_Counter(R2(jj))+1, :, R2(jj));
              Path_History(3:end, :, end) = Path_History(3:end, :, R2(jj));
              Path_History(2, :, end) = Path_History(2, :, R2(jj));
              EC_Counter(R2(jj)) = EC_Counter(R2(jj))+1;
           end % if you add EC after Branching
           
           Path_History(1, :, R2(jj)) = TC_Matrix(R2(jj), :);
           Path_History(1, :, end) = TC_Matrix(end, :);
           
           % Add on new Sprout to the EC_Counter
           EC_Counter = [EC_Counter; EC_Counter(R2(jj))];
           % Adjust BranchLengths and SproutLenghts to include new branches
           BranchLengths(1, t+1) = BranchLengths(1, t+1) + 2;           
           SproutLengths(EC_Counter(R2(jj))+1, t+1) = SproutLengths(EC_Counter(R2(jj))+1, t+1)+1;

           % Store the branch indices, so that you can record their length
           % later
           if ~ismember(R2(jj), BranchIndices)
             BranchIndices = [BranchIndices; R2(jj); size(Sprouts,3)];
             Branch_EC_Counter = [Branch_EC_Counter; 0; 0];
           else
             BranchIndices = [BranchIndices; size(Sprouts,3)];
             Branch_EC_Counter(BranchIndices==R2(jj)) = 0;
             Branch_EC_Counter = [Branch_EC_Counter; 0];
           end % if ~ismember
        R2(R2==R2(jj)) = NaN; % Delete another instance of branching from this tip cell
        assert(size(TC_Matrix,1)==sum(sum(TC_Solution(:,:,t+1))), 'The number of tip cells in the network being visualized is not equal to those being tracked. You have lost count of some tip cells.');
        end % if R < P_b
        end % if ~isnan(R2(jj))
    end % for jj
    end % if size(TC_Matrix,1)~=0
    
    if size(PerfusedNetworkSubs,1)~=0
    % Use (row, col) data to fill in Perfused Network structure
    PerfusedNetwork(sub2ind(size(PerfusedNetwork), PerfusedNetworkSubs(:,1), PerfusedNetworkSubs(:,2), (t+1)*ones(size(PerfusedNetworkSubs,1),1))) = 1;
    PerfusedNetworkSubs = [];
    end % if size(PerfusedNetworkSubs...)
    %% Step 3: Update Time
    NumberofTipCells(t+1) = size(TC_Matrix,1);
    if sum(Network(:,end,t))~=0 || size(TC_Matrix,1)==0
        Network(:,:,t+2:end) = repmat(Network(:,:,t+1), 1, 1, length(t+2:Lt));
        PerfusedNetwork(:,:,t+2:end) = repmat(PerfusedNetwork(:,:,t+1), 1, 1, length(t+2:Lt));
        TC_Solution(:,:,t+2:end) = repmat(TC_Solution(:,:,t+1), 1,1, length(t+2:Lt));
        EC_Solution(:,:,t+2:end) = repmat(EC_Solution(:,:,t+1), 1,1, length(t+2:Lt));
        NumberofTipCells(t+2:end) = NumberofTipCells(t+1);
        SproutLengths(:, t+2:end) = repmat(SproutLengths(:, t+1), 1, 1, length(t+2:Lt));
        BranchLengths(:, t+2:end) = repmat(BranchLengths(:, t+1), 1, 1, length(t+2:Lt));
        break
    end % if TC's have reached the tumor
    t = t + 1;
end % while t

%% Collect Final Data
% For all surviving sprouts, record their total length in cells as
% well as the total cell lengths that they moved in the y-dimension, which
% if the probability of moving left is 0, means that it is the total cell
% length minus their final x-position
LateralMovement = zeros(size(Sprouts,3),1);
LengthofSprout = LateralMovement;
RatioofLateralMovement = LateralMovement;
for vi = 1:size(Sprouts, 3)
    % Records the number of lateral steps you have, while the index tells
    % you how many cell lengths in total the sprout is
    LateralMovement(vi) = EC_Counter(vi) + 1 - TC_Matrix(vi, 2);
    LengthofSprout(vi) = EC_Counter(vi)+1;
    RatioofLateralMovement(vi) = LateralMovement(vi)/LengthofSprout(vi);
end % for i

% If at least one TC survives at the end of the simulation, consider that
% as a successful angiogenesis event
if size(TC_Matrix,1)
    SurvivingSproutsYesNo = true;
else 
    SurvivingSproutsYesNo = false;
end
% If you reached the tumor, record it
if sum(Network(:,end,end))
    ReachedTumorYesNo = true;
else
    ReachedTumorYesNo = false;
end
% Take Column Averages
TC_ColumnAverage = squeeze(mean(double(TC_Solution), 1));
EC_ColumnAverage = squeeze(mean(double(EC_Solution), 1));
Perfused_ColumnAverage = squeeze(mean(double(PerfusedNetwork), 1));
end % function Pillay_2017_CA.m 

function PillayCA_WriteVideos(filename, Networks, PerfusedNetworks, BranchLengths, SproutLengths, Time, Average2DStalkCellNetwork, Average2DTipCellNetwork, TC_Solution)
v = VideoWriter([filename,'_ExampleNetwork-with-VesselLengths']);
v.Quality = 100;
v.FrameRate = 5; % Want about 5 time steps per second, although you can change this

g = VideoWriter([filename,'_ExampleNetwork-with-BranchLengths']);
g.Quality = 100;
g.FrameRate = 5;

H = VideoWriter([filename,'_ExampleNetworkOnly']);
H.Quality = 100;
H.FrameRate = 5;

K = VideoWriter([filename,'_PerfusedNetworkOnly']);
K.Quality = 100;
K.FrameRate = 5;


l = VideoWriter([filename,'_Average2DTipCellNetwork']);
l.Quality = 100;
l.FrameRate = 5;


m = VideoWriter([filename,'_Average2DStalkCellNetwork']);
m.Quality = 100;
m.FrameRate = 5;

n = VideoWriter([filename,'_AverageTCWithExampleNetwork']);
n.Quality = 100;
n.FrameRate = 5;

r = VideoWriter([filename,'_AverageECWithExampleNetwork']);
r.Quality = 100;
r.FrameRate = 5;

u = VideoWriter([filename,'_NetworkOverlayPerfusion+TC']);
u.Quality = 100;
u.FrameRate = 5;

fig = figure;
    ax1 = subplot(2,1,1);
    graph1 = imagesc('xdata', 0:Parameters.h:Parameters.h*(Parameters.N-1), 'ydata', 0:Parameters.h:Parameters.h*(Parameters.N-1), 'cdata', NaN);
    xlabel('x');
    ylabel('y');
    axis tight
    caxis([0 max(max(max(Networks)))]);
    colormap(jet);
    clabel = colorbar;
    set(get(clabel, 'Title'), 'String', 'Number of Cells');
%     axis tight
    set(ax1,'nextplot','replacechildren', 'Visible','on');
    title(['Network @ t = ',num2str(Time(1),'%7.5f'),' s']);

ax2 = subplot(2,1,2);
    graph2 = bar(NaN,NaN);
    xlabel('Length of Sprouts, in Number of Cells');
    ylabel('Number of Sprouts');
    xlim([0, Parameters.Q]);
    ylim([0, max(SproutLengths(2:end, end, end))]);
    set(graph2, 'XData', 1:Parameters.Q);
    set(ax2, 'nextplot', 'replacechildren', 'visible', 'on');
    
    
fig2 = figure;
    ax4 = subplot(2,1,1);
    graph4 = imagesc('xdata', 0:Parameters.h:Parameters.h*(Parameters.N-1), 'ydata', 0:Parameters.h:Parameters.h*(Parameters.N-1), 'cdata', NaN);
    xlabel('x');
    ylabel('y');
    axis tight
    caxis([0 max(max(max(Networks)))]);
    colormap(jet);
    clabel = colorbar;
    set(get(clabel, 'Title'), 'String', 'Number of Cells');
    set(ax4, 'nextplot','replacechildren', 'Visible','on');
    title(['Network @ t = ',num2str(Time(1),'%7.5f'),' s']);

    ax5 = subplot(2,1,2);
    graph5 = bar(NaN, NaN);
    xlabel('Length of Branches, in Number of Cells')
    ylabel('Number of Branches')
    xlim([0, 100]);
    ylim([0, 10]);
    set(graph5, 'XData', 1:Parameters.Q);
    set(ax5, 'nextplot', 'replacechildren', 'visible', 'on');
    
fig3 = figure;
    graph6 = imagesc('xdata', 0:Parameters.h:Parameters.h*(Parameters.N-1), 'ydata', 0:Parameters.h:Parameters.h*(Parameters.N-1), 'cdata',NaN);
    xlabel('x')
    ylabel('y');
    axis tight
    caxis([0 max(max(max(Networks)))]);
    colormap(jet);
    clabel = colorbar;
    set(get(clabel, 'Title'), 'String', 'Number of Cells');
    set(gca, 'nextplot', 'replacechildren', 'visible','on');
    title(['Network @ t = ',num2str(Time(1),'%7.5f'),' s']);
    ax6 = gca;
    
fig4 = figure;
    graph7 = imagesc('xdata', 0:Parameters.h:Parameters.h*(Parameters.N-1), 'ydata', 0:Parameters.h:Parameters.h*(Parameters.N-1), 'cdata', NaN);
    xlabel('x')
    ylabel('y');
    axis tight
    caxis([0 1]);
    Map1 = [1 1 1; 1 0 0];
    colormap(Map1);
    clabel = colorbar;
    set(get(clabel, 'Title'), 'String', 'Perfusion Status');
    set(gca, 'nextplot', 'replacechildren', 'visible','on');
    title(['Perfused Network @ t = ',num2str(Time(1),'%7.5f'),' s']);
    ax7 = gca;   
    
fig5 = figure;
    graph8 = imagesc('xdata', 0:Parameters.h:Parameters.h*(Parameters.N-1), 'ydata', 0:Parameters.h:Parameters.h*(Parameters.N-1), 'cdata',NaN);
    xlabel('x')
    ylabel('y');
    axis tight
    caxis([0 max(max(Average2DTipCellNetwork(:,:,end)))]);
    colormap(jet);
    clabel = colorbar;
    set(get(clabel, 'Title'), 'String', 'Number of Cells');
    set(gca, 'nextplot', 'replacechildren', 'visible','on');
    title(['Average TC Network @ t = ',num2str(Time(1),'%7.5f'),' s']);
    ax8 = gca;
    
fig6 = figure;
    graph9 = imagesc('xdata', 0:Parameters.h:Parameters.h*(Parameters.N-1), 'ydata', 0:Parameters.h:Parameters.h*(Parameters.N-1), 'cdata', NaN);
    xlabel('x')
    ylabel('y');
    axis tight
    caxis([0 max(max(max(Average2DStalkCellNetwork)))]);
    colormap(jet);
    clabel = colorbar;
    set(get(clabel, 'Title'), 'String', 'Number of Cells');
    set(gca, 'nextplot', 'replacechildren', 'visible','on');
    title(['Average EC Network @ t = ',num2str(Time(1),'%7.5f'),' s']);
    ax9 = gca;
    
fig7 = figure;
    ax10 = subplot(2,1,1);
    graph10 = imagesc('xdata', 0:Parameters.h:Parameters.h*(Parameters.N-1), 'ydata', 0:Parameters.h:Parameters.h*(Parameters.N-1), 'cdata', NaN);
    xlabel('x');
    ylabel('y');
    axis tight
    caxis([0 max(max(Average2DTipCellNetwork(:,:,end)))]);    
    colormap(jet);
    clabel = colorbar;
    set(get(clabel, 'Title'), 'String', 'Number of Cells');
%     axis tight
    set(ax10,'nextplot','replacechildren', 'Visible','on');
    title(['Average TC Network @ t = ',num2str(Time(1),'%7.5f'),' s']);
    
    ax11 = subplot(2,1,2);
    graph11 = imagesc('xdata', 0:Parameters.h:Parameters.h*(Parameters.N-1), 'ydata', 0:Parameters.h:Parameters.h*(Parameters.N-1), 'cdata', NaN);
    xlabel('x');
    ylabel('y');
    axis tight
    caxis([0 max(max(max(Networks)))]);
    colormap(jet);
    clabel = colorbar;
    set(get(clabel, 'Title'), 'String', 'Number of Cells');
%     axis tight
    set(ax11,'nextplot','replacechildren', 'Visible','on');
    title(['Network @ t = ',num2str(Time(1),'%7.5f'),' s']);
    
fig8 = figure;
    ax12 = subplot(2,1,1);
    graph12 = imagesc('xdata', 0:Parameters.h:Parameters.h*(Parameters.N-1), 'ydata', 0:Parameters.h:Parameters.h*(Parameters.N-1), 'cdata', NaN);
    xlabel('x');
    ylabel('y');
    axis tight
    caxis([0 max(max(Average2DStalkCellNetwork(:,:,end)))]);    
    colormap(jet);
    clabel = colorbar;
    set(get(clabel, 'Title'), 'String', 'Number of Cells');
%     axis tight
    set(ax12,'nextplot','replacechildren', 'Visible','on');
    title(['Average EC Network @ t = ',num2str(Time(1),'%7.5f'),' s']);
    
    ax13 = subplot(2,1,2);
    graph13 = imagesc('xdata', 0:Parameters.h:Parameters.h*(Parameters.N-1), 'ydata', 0:Parameters.h:Parameters.h*(Parameters.N-1), 'cdata', NaN);
    xlabel('x');
    ylabel('y');
    axis tight
    caxis([0 max(max(max(Networks)))]);
    colormap(jet);
    clabel = colorbar;
    set(get(clabel, 'Title'), 'String', 'Number of Cells');
%     axis tight
    set(ax13,'nextplot','replacechildren', 'Visible','on');
    title(['Network @ t = ',num2str(Time(1),'%7.5f'),' s']);

fig11 = figure;
    graph16 = imagesc('xdata', 0:Parameters.h:Parameters.h*(Parameters.N-1), 'ydata', 0:Parameters.h:Parameters.h*(Parameters.N-1), 'cdata', NaN);
    xlabel('x')
    ylabel('y');
    axis tight
    caxis([0 3]);
    % Colormap in RGB: [No Cells, Unperfused Cells, Tip Cells, Perfused Cells] 
    colormap([1 1 1; 218/255, 112/255, 214/255; 0 0 1; 1 0 0]);
    set(gca, 'nextplot', 'replacechildren', 'visible','on');
    title(['Example Network w/Overlay @ t = ',num2str(Time(1),'%7.5f'),' s']);
    ax16 = gca;
    
open(v);
open(g);
open(H);
open(K);
open(l);
open(m);
open(n);
open(r);
open(u);
for frame_counter = 1:length(Time)
    set(graph1, 'CData', Networks(:,:,frame_counter));
    set(graph2, 'YData', SproutLengths(:, frame_counter, end));
    set(get(ax1, 'title'), 'String', ['Network @ t = ',num2str(Time(frame_counter),'%7.5f'),' s']);
%     set(graph3, 'YData', BranchLengths(:,i,end));
    set(graph4, 'CData', Networks(:,:,frame_counter));
    set(graph5, 'YData', BranchLengths(:,frame_counter,end));
    set(get(ax4, 'title'), 'String', ['Network @ t = ',num2str(Time(frame_counter),'%7.5f'),' s']);
    set(graph6, 'CData', Networks(:,:,frame_counter));
    set(get(ax6, 'title'), 'String', ['Network @ t = ',num2str(Time(frame_counter),'%7.5f'),' s']);
    set(graph7, 'CData', PerfusedNetworks(:,:,frame_counter));
    set(get(ax7, 'title'), 'String', ['Perfused Network @ t = ',num2str(Time(frame_counter),'%7.5f'),' s']);
    set(graph8, 'CData', Average2DTipCellNetwork(:,:,frame_counter));
    set(get(ax8, 'title'), 'String', ['Average TC Network @ t = ',num2str(Time(frame_counter),'%7.5f'),' s']);
    set(graph9, 'CData', Average2DStalkCellNetwork(:,:,frame_counter));
    set(get(ax9, 'title'), 'String', ['Average EC Network @ t = ',num2str(Time(frame_counter),'%7.5f'),' s']);
    set(graph10, 'CData', Average2DTipCellNetwork(:,:,frame_counter));
    set(get(ax10, 'title'), 'String', ['Average TC Network @ t = ',num2str(Time(frame_counter),'%7.5f'),' s']);
    set(graph11, 'CData', Networks(:,:,frame_counter));
    set(get(ax11, 'title'), 'String', ['Network @ t = ',num2str(Time(frame_counter),'%7.5f'),' s']);
    set(graph12, 'CData', Average2DStalkCellNetwork(:,:,frame_counter));
    set(get(ax12, 'title'), 'String', ['Average EC Network @ t = ',num2str(Time(frame_counter),'%7.5f'),' s']);
    set(graph13, 'CData', Networks(:,:,frame_counter));
    set(get(ax13, 'title'), 'String', ['Network @ t = ',num2str(Time(frame_counter),'%7.5f'),' s']);
    set(graph16, 'cdata', (Networks(:,:,frame_counter)>0) + 2*(PerfusedNetworks(:,:,frame_counter)>0) + logical(TC_Solution(:,:,frame_counter)));
    set(get(ax16, 'title'), 'string', ['Example Network w/Overlay @ t = ',num2str(Time(frame_counter),'%7.5f'),' s']);
    
    frame = getframe(fig);
    frame2 = getframe(fig2);
    frame3 = getframe(fig3);
    frame4 = getframe(fig4);
    frame5 = getframe(fig5);
    frame6 = getframe(fig6);
    frame7 = getframe(fig7);
    frame8 = getframe(fig8);
    frame11 = getframe(fig11);
    
    writeVideo(v, frame);
    writeVideo(g, frame2);
    writeVideo(H, frame3);
    writeVideo(K, frame4);
    writeVideo(l, frame5);
    writeVideo(m, frame6);
    writeVideo(n, frame7);
    writeVideo(r, frame8);
    writeVideo(u, frame11);
end % for i
close(v);
close(g);
close(H);
close(K);
close(l);
close(m);
close(n);
close(r);
close(u);
end % function PillayCA_WriteVideos.m

end % function Pillay_2017_CA_MultipleRealizations.m
